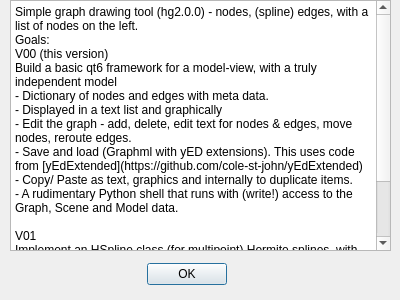
<?xml version="1.0" encoding="UTF-8"?>
<ui version="4.0">
 <class>dlgAbout</class>
 <widget class="QDialog" name="dlgAbout">
  <property name="geometry">
   <rect>
    <x>0</x>
    <y>0</y>
    <width>400</width>
    <height>300</height>
   </rect>
  </property>
  <property name="windowTitle">
   <string>Dialog</string>
  </property>
  <widget class="QTextBrowser" name="textBrowser">
   <property name="geometry">
    <rect>
     <x>10</x>
     <y>0</y>
     <width>381</width>
     <height>251</height>
    </rect>
   </property>
   <property name="html">
    <string notr="true">&lt;!DOCTYPE HTML PUBLIC &quot;-//W3C//DTD HTML 4.0//EN&quot; &quot;http://www.w3.org/TR/REC-html40/strict.dtd&quot;&gt;
&lt;html&gt;&lt;head&gt;&lt;meta name=&quot;qrichtext&quot; content=&quot;1&quot; /&gt;&lt;meta charset=&quot;utf-8&quot; /&gt;&lt;style type=&quot;text/css&quot;&gt;
p, li { white-space: pre-wrap; }
hr { height: 1px; border-width: 0; }
li.unchecked::marker { content: &quot;\2610&quot;; }
li.checked::marker { content: &quot;\2612&quot;; }
&lt;/style&gt;&lt;/head&gt;&lt;body style=&quot; font-family:'Segoe UI'; font-size:9pt; font-weight:400; font-style:normal;&quot;&gt;
&lt;p style=&quot; margin-top:0px; margin-bottom:0px; margin-left:0px; margin-right:0px; -qt-block-indent:0; text-indent:0px;&quot;&gt;Simple graph drawing tool (hg2.0.0) - nodes, (spline) edges, with a list of nodes on the left.&lt;/p&gt;
&lt;p style=&quot; margin-top:0px; margin-bottom:0px; margin-left:0px; margin-right:0px; -qt-block-indent:0; text-indent:0px;&quot;&gt;Goals:&lt;/p&gt;
&lt;p style=&quot; margin-top:0px; margin-bottom:0px; margin-left:0px; margin-right:0px; -qt-block-indent:0; text-indent:0px;&quot;&gt;V00 (this version)&lt;/p&gt;
&lt;p style=&quot; margin-top:0px; margin-bottom:0px; margin-left:0px; margin-right:0px; -qt-block-indent:0; text-indent:0px;&quot;&gt;Build a basic qt6 framework for a model-view, with a truly independent model &lt;/p&gt;
&lt;p style=&quot; margin-top:0px; margin-bottom:0px; margin-left:0px; margin-right:0px; -qt-block-indent:0; text-indent:0px;&quot;&gt;- Dictionary of nodes and edges with meta data. &lt;/p&gt;
&lt;p style=&quot; margin-top:0px; margin-bottom:0px; margin-left:0px; margin-right:0px; -qt-block-indent:0; text-indent:0px;&quot;&gt;- Displayed in a text list and graphically&lt;/p&gt;
&lt;p style=&quot; margin-top:0px; margin-bottom:0px; margin-left:0px; margin-right:0px; -qt-block-indent:0; text-indent:0px;&quot;&gt;- Edit the graph - add, delete, edit text for nodes &amp;amp; edges, move nodes, reroute edges. &lt;/p&gt;
&lt;p style=&quot; margin-top:0px; margin-bottom:0px; margin-left:0px; margin-right:0px; -qt-block-indent:0; text-indent:0px;&quot;&gt;- Save and load (Graphml with yED extensions). This uses code from [yEdExtended](https://github.com/cole-st-john/yEdExtended)&lt;/p&gt;
&lt;p style=&quot; margin-top:0px; margin-bottom:0px; margin-left:0px; margin-right:0px; -qt-block-indent:0; text-indent:0px;&quot;&gt;- Copy/ Paste as text, graphics and internally to duplicate items.&lt;/p&gt;
&lt;p style=&quot; margin-top:0px; margin-bottom:0px; margin-left:0px; margin-right:0px; -qt-block-indent:0; text-indent:0px;&quot;&gt;- A rudimentary Python shell that runs with (write!) access to the Graph, Scene and Model data.&lt;/p&gt;
&lt;p style=&quot; margin-top:0px; margin-bottom:0px; margin-left:0px; margin-right:0px; -qt-block-indent:0; text-indent:0px;&quot;&gt;    &lt;/p&gt;
&lt;p style=&quot; margin-top:0px; margin-bottom:0px; margin-left:0px; margin-right:0px; -qt-block-indent:0; text-indent:0px;&quot;&gt;V01&lt;/p&gt;
&lt;p style=&quot; margin-top:0px; margin-bottom:0px; margin-left:0px; margin-right:0px; -qt-block-indent:0; text-indent:0px;&quot;&gt;Implement an HSpline class (for multipoint) Hermite splines, with &lt;/p&gt;
&lt;p style=&quot; margin-top:0px; margin-bottom:0px; margin-left:0px; margin-right:0px; -qt-block-indent:0; text-indent:0px;&quot;&gt;    editable points &amp;amp; tangents, &lt;/p&gt;
&lt;p style=&quot; margin-top:0px; margin-bottom:0px; margin-left:0px; margin-right:0px; -qt-block-indent:0; text-indent:0px;&quot;&gt;    &amp;amp; ability to add points&lt;/p&gt;
&lt;p style=&quot;-qt-paragraph-type:empty; margin-top:0px; margin-bottom:0px; margin-left:0px; margin-right:0px; -qt-block-indent:0; text-indent:0px;&quot;&gt;&lt;br /&gt;&lt;/p&gt;
&lt;p style=&quot; margin-top:0px; margin-bottom:0px; margin-left:0px; margin-right:0px; -qt-block-indent:0; text-indent:0px;&quot;&gt;V03 &lt;/p&gt;
&lt;p style=&quot; margin-top:0px; margin-bottom:0px; margin-left:0px; margin-right:0px; -qt-block-indent:0; text-indent:0px;&quot;&gt;Multiple tabs - editable views of different subsets of G&lt;/p&gt;&lt;/body&gt;&lt;/html&gt;</string>
   </property>
  </widget>
  <widget class="QDialogButtonBox" name="buttonBox">
   <property name="geometry">
    <rect>
     <x>90</x>
     <y>260</y>
     <width>193</width>
     <height>29</height>
    </rect>
   </property>
   <property name="standardButtons">
    <set>QDialogButtonBox::StandardButton::Ok</set>
   </property>
   <property name="centerButtons">
    <bool>true</bool>
   </property>
  </widget>
 </widget>
 <resources/>
 <connections>
  <connection>
   <sender>buttonBox</sender>
   <signal>accepted()</signal>
   <receiver>dlgAbout</receiver>
   <slot>close()</slot>
   <hints>
    <hint type="sourcelabel">
     <x>186</x>
     <y>274</y>
    </hint>
    <hint type="destinationlabel">
     <x>199</x>
     <y>149</y>
    </hint>
   </hints>
  </connection>
 </connections>
</ui>
